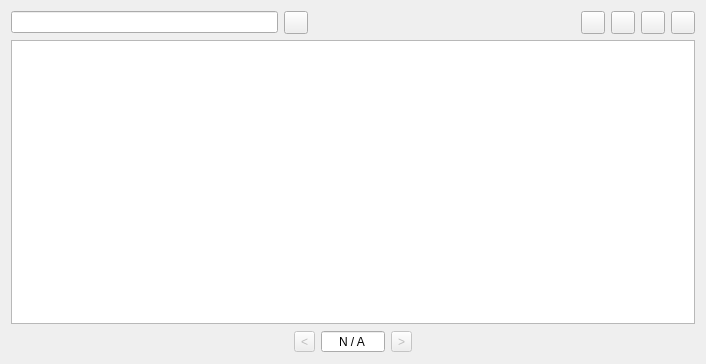
<?xml version="1.0" encoding="UTF-8"?>
<ui version="4.0">
 <class>Systemus::DataInterface</class>
 <widget class="QWidget" name="Systemus::DataInterface">
  <property name="geometry">
   <rect>
    <x>0</x>
    <y>0</y>
    <width>706</width>
    <height>364</height>
   </rect>
  </property>
  <property name="windowTitle">
   <string>Interface</string>
  </property>
  <layout class="QGridLayout" name="gridLayout">
   <item row="2" column="3">
    <widget class="QToolButton" name="nextPageButton">
     <property name="enabled">
      <bool>false</bool>
     </property>
     <property name="text">
      <string notr="true">&gt;</string>
     </property>
    </widget>
   </item>
   <item row="2" column="0">
    <spacer name="horizontalSpacer">
     <property name="orientation">
      <enum>Qt::Horizontal</enum>
     </property>
     <property name="sizeHint" stdset="0">
      <size>
       <width>238</width>
       <height>20</height>
      </size>
     </property>
    </spacer>
   </item>
   <item row="2" column="4">
    <spacer name="horizontalSpacer_2">
     <property name="orientation">
      <enum>Qt::Horizontal</enum>
     </property>
     <property name="sizeHint" stdset="0">
      <size>
       <width>238</width>
       <height>20</height>
      </size>
     </property>
    </spacer>
   </item>
   <item row="2" column="2">
    <widget class="QSpinBox" name="pageInput">
     <property name="minimumSize">
      <size>
       <width>64</width>
       <height>0</height>
      </size>
     </property>
     <property name="wrapping">
      <bool>true</bool>
     </property>
     <property name="alignment">
      <set>Qt::AlignCenter</set>
     </property>
     <property name="buttonSymbols">
      <enum>QAbstractSpinBox::NoButtons</enum>
     </property>
     <property name="specialValueText">
      <string>N / A</string>
     </property>
     <property name="maximum">
      <number>0</number>
     </property>
    </widget>
   </item>
   <item row="1" column="0" colspan="5">
    <widget class="QTableView" name="tableView">
     <property name="editTriggers">
      <set>QAbstractItemView::NoEditTriggers</set>
     </property>
     <property name="selectionBehavior">
      <enum>QAbstractItemView::SelectRows</enum>
     </property>
    </widget>
   </item>
   <item row="2" column="1">
    <widget class="QToolButton" name="previousPageButton">
     <property name="enabled">
      <bool>false</bool>
     </property>
     <property name="text">
      <string notr="true">&lt;</string>
     </property>
    </widget>
   </item>
   <item row="0" column="0" colspan="5">
    <layout class="QHBoxLayout" name="topBar">
     <item>
      <widget class="QLineEdit" name="searchInput">
       <property name="maxLength">
        <number>30</number>
       </property>
      </widget>
     </item>
     <item>
      <widget class="QToolButton" name="toggleFiltersButtons">
       <property name="icon">
        <iconset resource="../resources/systemus_widgets_res.qrc">
         <normaloff>:/systemus/icons/filter_icon.png</normaloff>:/systemus/icons/filter_icon.png</iconset>
       </property>
       <property name="checkable">
        <bool>true</bool>
       </property>
      </widget>
     </item>
     <item>
      <spacer name="horizontalSpacer_3">
       <property name="orientation">
        <enum>Qt::Horizontal</enum>
       </property>
       <property name="sizeHint" stdset="0">
        <size>
         <width>40</width>
         <height>20</height>
        </size>
       </property>
      </spacer>
     </item>
     <item>
      <widget class="QToolButton" name="refreshButton">
       <property name="icon">
        <iconset resource="../resources/systemus_widgets_res.qrc">
         <normaloff>:/systemus/icons/action_refresh.png</normaloff>:/systemus/icons/action_refresh.png</iconset>
       </property>
      </widget>
     </item>
     <item>
      <widget class="QToolButton" name="addButton">
       <property name="icon">
        <iconset resource="../resources/systemus_widgets_res.qrc">
         <normaloff>:/systemus/icons/action_add.png</normaloff>:/systemus/icons/action_add.png</iconset>
       </property>
      </widget>
     </item>
     <item>
      <widget class="QToolButton" name="editButton">
       <property name="icon">
        <iconset resource="../resources/systemus_widgets_res.qrc">
         <normaloff>:/systemus/icons/action_edit.png</normaloff>:/systemus/icons/action_edit.png</iconset>
       </property>
      </widget>
     </item>
     <item>
      <widget class="QToolButton" name="deleteButton">
       <property name="icon">
        <iconset resource="../resources/systemus_widgets_res.qrc">
         <normaloff>:/systemus/icons/action_delete.png</normaloff>:/systemus/icons/action_delete.png</iconset>
       </property>
      </widget>
     </item>
    </layout>
   </item>
  </layout>
 </widget>
 <resources>
  <include location="../resources/systemus_widgets_res.qrc"/>
 </resources>
 <connections>
  <connection>
   <sender>previousPageButton</sender>
   <signal>clicked()</signal>
   <receiver>pageInput</receiver>
   <slot>stepDown()</slot>
   <hints>
    <hint type="sourcelabel">
     <x>276</x>
     <y>324</y>
    </hint>
    <hint type="destinationlabel">
     <x>302</x>
     <y>324</y>
    </hint>
   </hints>
  </connection>
  <connection>
   <sender>nextPageButton</sender>
   <signal>clicked()</signal>
   <receiver>pageInput</receiver>
   <slot>stepUp()</slot>
   <hints>
    <hint type="sourcelabel">
     <x>368</x>
     <y>316</y>
    </hint>
    <hint type="destinationlabel">
     <x>320</x>
     <y>322</y>
    </hint>
   </hints>
  </connection>
 </connections>
</ui>
